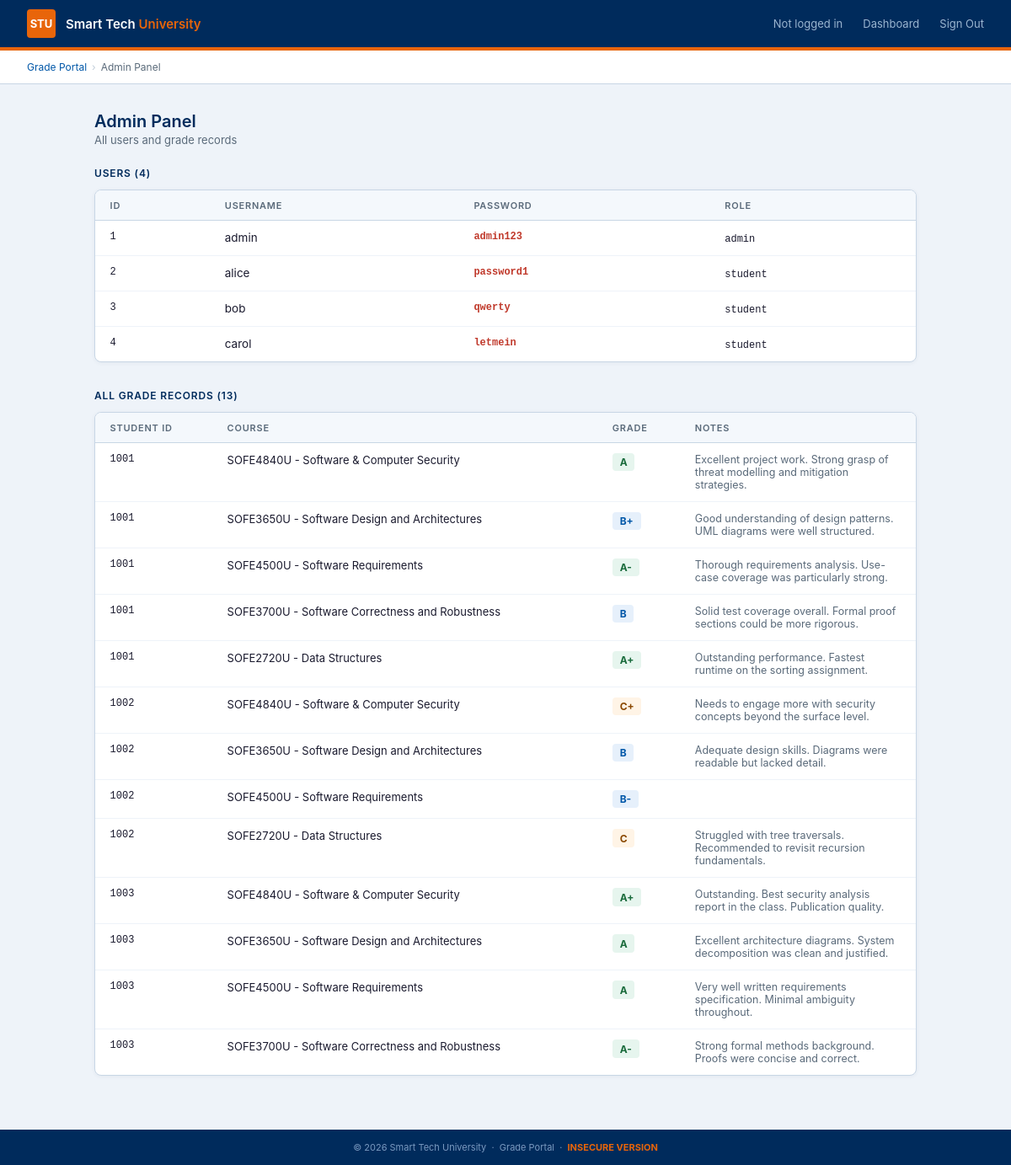
The page /admin on the database its author committed.
### tables this page shows
CREATE TABLE users (
            id          INTEGER PRIMARY KEY AUTOINCREMENT,
            username    TEXT NOT NULL UNIQUE,
            password    TEXT NOT NULL,
            student_id  TEXT NOT NULL,
            role        TEXT NOT NULL DEFAULT 'student'
        );

CREATE TABLE grades (
            id         INTEGER PRIMARY KEY AUTOINCREMENT,
            student_id TEXT NOT NULL,
            course     TEXT NOT NULL,
            grade      TEXT NOT NULL,
            notes      TEXT
        );

### App.py (the view)
@app.route("/admin")
def admin():
    conn    = get_db()
    users   = conn.execute("SELECT * FROM users").fetchall()
    grades  = conn.execute("SELECT * FROM grades").fetchall()
    conn.close()
    return render_template("admin.html",
                           username=session.get("username"),
                           role=session.get("role"),
                           users=users, grades=grades)

### App.py (called while the page is built)
def get_db():
    conn = sqlite3.connect(DB_PATH)
    conn.row_factory = sqlite3.Row
    return conn

### templates/admin.html (shortened to what this page needs)
<!DOCTYPE html>
<html lang="en">
<head>
</head>
<body>
  <header class="topbar">
    <div class="topbar-left">
      <div class="logo-ph">STU</div>
      <span class="topbar-name">Smart Tech <span>University</span></span>
    </div>
    <div class="topbar-right">
      <span class="chip">{{ username if username else "Not logged in" }}</span>
      <a href="/dashboard">Dashboard</a>
      <a href="/logout">Sign Out</a>
    </div>
  </header>
  <div class="accent"></div>
  <nav class="subnav">
    <a href="/dashboard">Grade Portal</a>
    <span class="subnav-sep">›</span>
    <span>Admin Panel</span>
  </nav>
  <div class="page">
    <div class="page-head">
      <h1>Admin Panel</h1>
      <p>All users and grade records</p>
    </div>
    <div class="section">
      <div class="section-title">Users ({{ users|length }})</div>
      <div class="card">
        <table>
          <thead>
            <tr><th>ID</th><th>Username</th><th>Password</th><th>Role</th></tr>
          </thead>
          <tbody>
            {% for u in users %}
            <tr>
              <td class="mono">{{ u.id }}</td>
              <td>{{ u.username }}</td>
              <td class="pw">{{ u.password }}</td>
              <td><span class="mono">{{ u.role }}</span></td>
            </tr>
            {% endfor %}
          </tbody>
        </table>
      </div>
    </div>
    <div class="section">
      <div class="section-title">All Grade Records ({{ grades|length }})</div>
      <div class="card">
        <table>
          <thead>
            <tr><th>Student ID</th><th>Course</th><th>Grade</th><th>Notes</th></tr>
          </thead>
          <tbody>
            {% for g in grades %}
            <tr>
              <td class="mono">{{ g.student_id }}</td>
              <td style="font-size:13px;">{{ g.course }}</td>
              <td>
                <span class="grade-badge
                  {% if g.grade.startswith('A') %}g-a
                  {% elif g.grade.startswith('B') %}g-b
                  {% else %}g-c{% endif %}">{{ g.grade }}</span>
              </td>
              <td class="notes-cell">{{ g.notes | safe }}</td>
            </tr>
            {% endfor %}
          </tbody>
        </table>
      </div>
    </div>
  </div>
  <footer>&copy; 2026 Smart Tech University &nbsp;·&nbsp; Grade Portal &nbsp;·&nbsp; <strong style="color:var(--orange)">INSECURE VERSION</strong></footer>
</body>
</html>

### templates/admin.html (style rules this page uses)
*,*::before,*::after { box-sizing:border-box;margin:0;padding:0 }
:root { --navy:#002B5C;--blue:#0057A8;--orange:#E8650A; --light:#EEF3F9;--border:#C8D6E5;--muted:#5A6A7A;--text:#1A1A2E;--white:#fff; --sans:-apple-system,BlinkMacSystemFont,'Segoe UI',Roboto,sans-serif; }
body { font-family:var(--sans);background:var(--light);color:var(--text);min-height:100vh;display:flex;flex-direction:column; }
.topbar { background:var(--navy);height:56px;padding:0 2rem;display:flex;align-items:center;justify-content:space-between;flex-shrink:0; }
.topbar-left { display:flex;align-items:center;gap:12px; }
.logo-ph { width:34px;height:34px;background:var(--orange);border-radius:4px;display:flex;align-items:center;justify-content:center;font-size:13px;font-weight:700;color:#fff;flex-shrink:0; }
.topbar-name { font-size:15px;font-weight:600;color:#fff; }
.topbar-name span { color:var(--orange); }
.topbar-right { display:flex;align-items:center;gap:1.5rem;font-size:13px; }
.topbar-right .chip { color:#9BB5D0; }
.topbar-right a { color:#9BB5D0;text-decoration:none; }
.accent { height:4px;background:var(--orange);flex-shrink:0; }
.subnav { background:#fff;border-bottom:1px solid var(--border);padding:0 2rem;height:40px;display:flex;align-items:center;gap:6px;font-size:12px;color:var(--muted);flex-shrink:0; }
.subnav a { color:var(--blue);text-decoration:none; }
.subnav-sep { color:#C0CDD8; }
.page { flex:1;max-width:1040px;width:100%;margin:0 auto;padding:2rem; }
.page-head { margin-bottom:1.5rem; }
.page-head h1 { font-size:1.25rem;font-weight:600;color:var(--navy);margin-bottom:.15rem; }
.page-head p { font-size:13px;color:var(--muted); }
.section { margin-bottom:2rem; }
.section-title { font-size:12px;font-weight:600;color:var(--navy);text-transform:uppercase;letter-spacing:.07em;margin-bottom:.75rem; }
.card { background:#fff;border:1px solid var(--border);border-radius:8px;overflow:hidden;box-shadow:0 1px 5px rgba(0,43,92,.06); }
table { width:100%;border-collapse:collapse;font-size:13.5px; }
th { padding:.65rem 1.1rem;text-align:left;font-size:11px;font-weight:600;color:var(--muted);text-transform:uppercase;letter-spacing:.07em;border-bottom:1px solid var(--border);background:#F4F8FC;white-space:nowrap; }
td { padding:.75rem 1.1rem;border-bottom:1px solid #EEF3F9;vertical-align:top; }
tr:last-child td { border-bottom:none; }
.mono { font-family:'Courier New',monospace;font-size:12px; }
.pw { color:#c0392b;font-family:'Courier New',monospace;font-size:12px;font-weight:700; }
.grade-badge { display:inline-block;font-size:12px;font-weight:700;padding:.2rem .55rem;border-radius:4px; }
.g-a { background:#E6F5EE;color:#1A6B3C; }
.g-b { background:#E6F0FB;color:#0057A8; }
.g-c { background:#FFF4E6;color:#8A4800; }
.notes-cell { font-size:12.5px;color:var(--muted);max-width:220px; }
footer { background:var(--navy);color:#7A9AC0;text-align:center;font-size:11px;padding:.85rem;flex-shrink:0;margin-top:auto; }

### rows shown on the page
users: id "1", username "admin", password "admin123", role "admin"
users: id "2", username "alice", password "password1", role "student"
users: id "3", username "bob", password "qwerty", role "student"
users: id "4", username "carol", password "letmein", role "student"
grades: student_id "1001", course "SOFE4840U - Software & Computer Security", grade "A", notes "Excellent project work. Strong grasp of threat modelling and mitigation strategies."
grades: student_id "1001", course "SOFE3650U - Software Design and Architectures", grade "B+", notes "Good understanding of design patterns. UML diagrams were well structured."
grades: student_id "1001", course "SOFE4500U - Software Requirements", grade "A-", notes "Thorough requirements analysis. Use-case coverage was particularly strong."
grades: student_id "1001", course "SOFE3700U - Software Correctness and Robustness", grade "B", notes "Solid test coverage overall. Formal proof sections could be more rigorous."
grades: student_id "1001", course "SOFE2720U - Data Structures", grade "A+", notes "Outstanding performance. Fastest runtime on the sorting assignment."
grades: student_id "1002", course "SOFE4840U - Software & Computer Security", grade "C+", notes "Needs to engage more with security concepts beyond the surface level."
grades: student_id "1002", course "SOFE3650U - Software Design and Architectures", grade "B", notes "Adequate design skills. Diagrams were readable but lacked detail."
grades: student_id "1002", course "SOFE4500U - Software Requirements", grade "B-"
grades: student_id "1002", course "SOFE2720U - Data Structures", grade "C", notes "Struggled with tree traversals. Recommended to revisit recursion fundamentals."
grades: student_id "1003", course "SOFE4840U - Software & Computer Security", grade "A+", notes "Outstanding. Best security analysis report in the class. Publication quality."
grades: student_id "1003", course "SOFE3650U - Software Design and Architectures", grade "A", notes "Excellent architecture diagrams. System decomposition was clean and justified."
grades: student_id "1003", course "SOFE4500U - Software Requirements", grade "A", notes "Very well written requirements specification. Minimal ambiguity throughout."
grades: student_id "1003", course "SOFE3700U - Software Correctness and Robustness", grade "A-", notes "Strong formal methods background. Proofs were concise and correct."

### other values the page prints
{{ username if username else "Not logged in" }} "Not logged in"
{{ users|length }} "4"
{{ grades|length }} "13"
